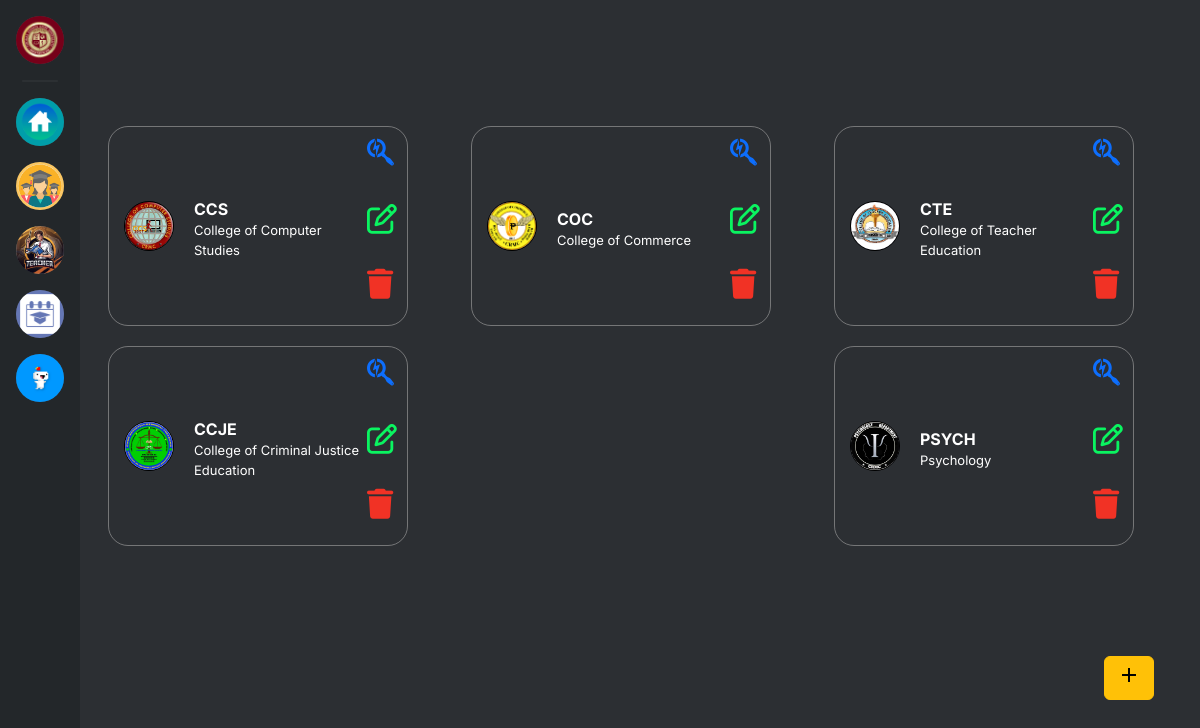
The app's page /admin/index.php with its own data.
### tables this page shows
CREATE TABLE `department` (
  `department_id` int(11) NOT NULL,
  `department_name` varchar(255) NOT NULL,
  `department_acronym` varchar(50) NOT NULL,
  `department_logo` varchar(255) NOT NULL
);

### admin/index.php (the view, shortened to what this page needs)
<!DOCTYPE html>
<html lang="en">
<head>
    <link rel="stylesheet" href="../css/admindashboardd.css">
</head>
<body>
    <?php require('../inc/header.php'); ?>
    <div class="content-container">
        <button type="button" class="btn btn-warning float-end" data-bs-toggle="modal" data-bs-target="#create-department" style="float: right;position:relative;top:640px;right:30px;">
            <span class="material-icons">add</span>
        </button>
        <div class="container">
            <div class="department-box">
                <?php
                $newconnection = new Connection();
                $connection = $newconnection->openConnection();
                $sql = "SELECT * FROM department";
                $result = $connection->query($sql);
                if ($result->rowCount() > 0) {
                    while ($row = $result->fetch(PDO::FETCH_ASSOC)) {
                ?>
                        <div class="department-card">
                            <div class="department-profile">
                                <img src="<?= $row['department_logo'] ?>" alt="">
                            </div>
                            <div class="department-info">
                                <div class="department-nametype">
                                    <div class="department-name" style="color: white;">
                                        <?= $row['department_acronym'] ?>
                                    </div>
                                    <div class="department-type" style="color: white;">
                                        <?= $row['department_name'] ?>
                                    </div>
                                </div>
                            </div>
                            <div class="buttons">
                                <a href="viewdepartment.php?department_id=<?= $row['department_id'] ?>"><i class="fa-brands fa-searchengin" style="font-size: 30px;"></i></button></a>
                                <button class="update-department-button" id="updateDepartmentButton" onclick="openUpdateModal(<?= $row['department_id'] ?>)"><i class="fa-regular fa-pen-to-square" style="font-size: 30px;"></i></button>
                                <a href="deleteDepartment.php?departmentId=<?= $row['department_id'] ?>" onclick="return confirm('Are you sure you want to delete this department?');"><i class="fa-solid fa-trash" style="font-size: 30px;"></i></a>
                            </div>
                        </div>
                    <?php
                    }
                } else {
                    ?>
                    <div class="nodepartment">No departments available.</div>
                <?php
                }
                ?>
            </div>
        </div>
    </div>
</body>
</html>
<?php require('../inc/footer.php'); ?>

### inc/header.php (shortened to what this page needs)
<!DOCTYPE html>
<html lang="en">
<head>
    <link href='https://unpkg.com/boxicons@2.1.4/css/boxicons.min.css' rel='stylesheet'>
    <link href="https://cdn.jsdelivr.net/npm/bootstrap@5.3.2/dist/css/bootstrap.min.css" rel="stylesheet">
    <link rel="stylesheet" href="../css/students.css">
    <link rel="stylesheet" href="../css/main.css" />
    <link rel="stylesheet" href="../css/reset.css" />
	<link rel="stylesheet" href="https://cdn.datatables.net/1.13.7/css/jquery.dataTables.min.css">
	<link href='https://unpkg.com/boxicons@2.0.9/css/boxicons.min.css' rel='stylesheet'>
</head>
<body>
<nav>
<ul class="guilds-container">
	<li>
		<a href="index.php" class="squircle purple-boi">
			<img src="../assets/thomas.png" alt="SoP" class="server-icon">
		</a>
	</li>
	<li class="divider"></li>
	<li>
		<a href="index.php" class="squircle purple-boi">
			<img src="../assets/home.png" alt="SoP" class="server-icon">
		</a>
	</li>
	<li>
		<a href="students.php" class="squircle purple-boi">
			<img src="../assets/stu.jpg" alt="SoP" class="server-icon">
		</a>
	</li>
	<li>
		<a href="teachers.php" class="squircle purple-boi">
		<img src="../assets/teach.jpg" alt="SoP" class="server-icon">
		</a>
	</li>
	<li>
		<a href="semesters.php" class="squircle purple-boi">
		<img src="../assets/sem.jpg" alt="SoP" class="server-icon">
		</a>
	</li>
	<li>
		<a href="logout.php" class="squircle purple-boi">
		<img src="../assets/cop.png" alt="SoP" class="server-icon">
		</a>
	</li>
</ul>
</nav>
</body>
</html>

### inc/footer.php (shortened to what this page needs)
<html>
<head>
    <link rel="stylesheet" type="text/css" href="https://cdn.datatables.net/1.13.8/css/jquery.dataTables.min.css">
</head>
<body>
</body>
</html>

### css/admindashboardd.css (style rules this page uses)
* { margin: 0; padding: 0; box-sizing: border-box; font-family: 'Inter', sans-serif; }
body { overflow: hidden; background-color: rgba(46, 46, 101, 0.716); }
img { object-fit: cover; width: 100%; height: 100%; }
.container { border-radius: 30px; width: 98%; }
.department-card { display: flex; align-items: left; margin: 10px 0 10px 0; padding: 10px 10px 10px 15px; border: 1px solid rgba(156, 156, 156, 0.658); border-radius: 20px; background-color: rgba(0, 0, 0, 0); min-height: 200px; max-height: 200px; width: 300px; }
.department-profile { display: flex; justify-content: center; align-items: center; }
.department-profile img { height: 50px; min-width: 50px; max-width: 50px; background-color: rgb(16, 16, 32); border-radius: 50%; border: 1px solid black; margin-right: 20px; overflow: hidden; }
.department-info { flex: 1; display: flex; justify-content: space-between; align-items: center; }
.department-name { font-size: 16px; font-weight: 700; margin: 5px 30px 0 0; color: rgba(46, 45, 50, 0.807); }
.department-type { font-size: small; color: #5a5a68; }
.buttons { display: flex; flex-direction: column; }
.buttons a { margin-bottom: 35px; }
.buttons button { margin-bottom: 35px; }
.buttons button { background-color: rgba(0, 0, 0, 0); }
.fa-brands, .fa-regular, .fa-solid { height: 30px; width: 30px; }
.fa-solid { color: #f13225; }
.fa-regular { color: #0af460; }
.department-box { position: relative; top: 100px; display: flex; flex-wrap: wrap; justify-content: space-between; height: auto; }

### css/students.css (style rules this page uses)
* { margin: 0; padding: 0; box-sizing: border-box; font-family: 'Inter', sans-serif; }
body { overflow: hidden; background-color: rgba(46, 46, 101, 0.716); }
img { object-fit: cover; width: 100%; height: 100%; }
.buttons { display: flex; align-items: center; }
button { cursor: pointer; display: flex; align-items: center; justify-content: center; font-size: 12px; border: none; background-color: #131124; color: white; }

### css/main.css (style rules this page uses)
:root { --color-blurple: #7289da; --color-not-quite-black: #23272a; --color-dark: #2c2f33; --color-lighter-dark: #45494e; --color-full-white: #ffffff; --color-grey-white: #B9BBBE; --color-grey-dark: #242629; --color-actually-black: #000000; --color-fantastic-green: #00ae7a; }
body { background: var(--color-dark); font-family: "Open Sans", sans-serif; color: var(--color-full-white); min-height: 100vh; }
nav { position: fixed; top: 0; bottom: 0; overflow-y: scroll; width: 100%; z-index: 1; }
.guilds-container { background: var(--color-not-quite-black); padding: 1rem; display: flex; flex-direction: column; min-height: 100vh; gap: 1rem; position: absolute; box-sizing: border-box; z-index: 2; }
.content-container { margin-left: 80px; padding: 1rem; box-sizing: border-box; z-index: 10; position: relative; }
.squircle { background: var(--color-lighter-dark); width: 48px; height: 48px; border-radius: 50%; cursor: pointer; position: relative; transition: border-radius 128ms, background 128ms, color 128ms; display: flex; justify-content: center; align-items: center; }
.squircle::before { content: ''; width: 100%; height: 100%; background: var(--color-full-white); position: absolute; border-radius: 5px; top: 50%; transform: translate(-100%, -50%) scale(0); transition: transform 180ms; }
.divider { width: 100%; background: var(--color-full-white); height: 2px; border-radius: 1px; opacity: .06; transform: scale(.75); }
.server-icon { width: inherit; border-radius: inherit; }

### records on screen
department: department_logo (picture), department_acronym "CCS", department_name "College of Computer Studies"
department: department_logo (picture), department_acronym "COC", department_name "College of Commerce"
department: department_logo (picture), department_acronym "CTE", department_name "College of Teacher Education"
department: department_logo (picture), department_acronym "CCJE", department_name "College of Criminal Justice Education"
department: department_logo (picture), department_acronym "PSYCH", department_name "Psychology"
